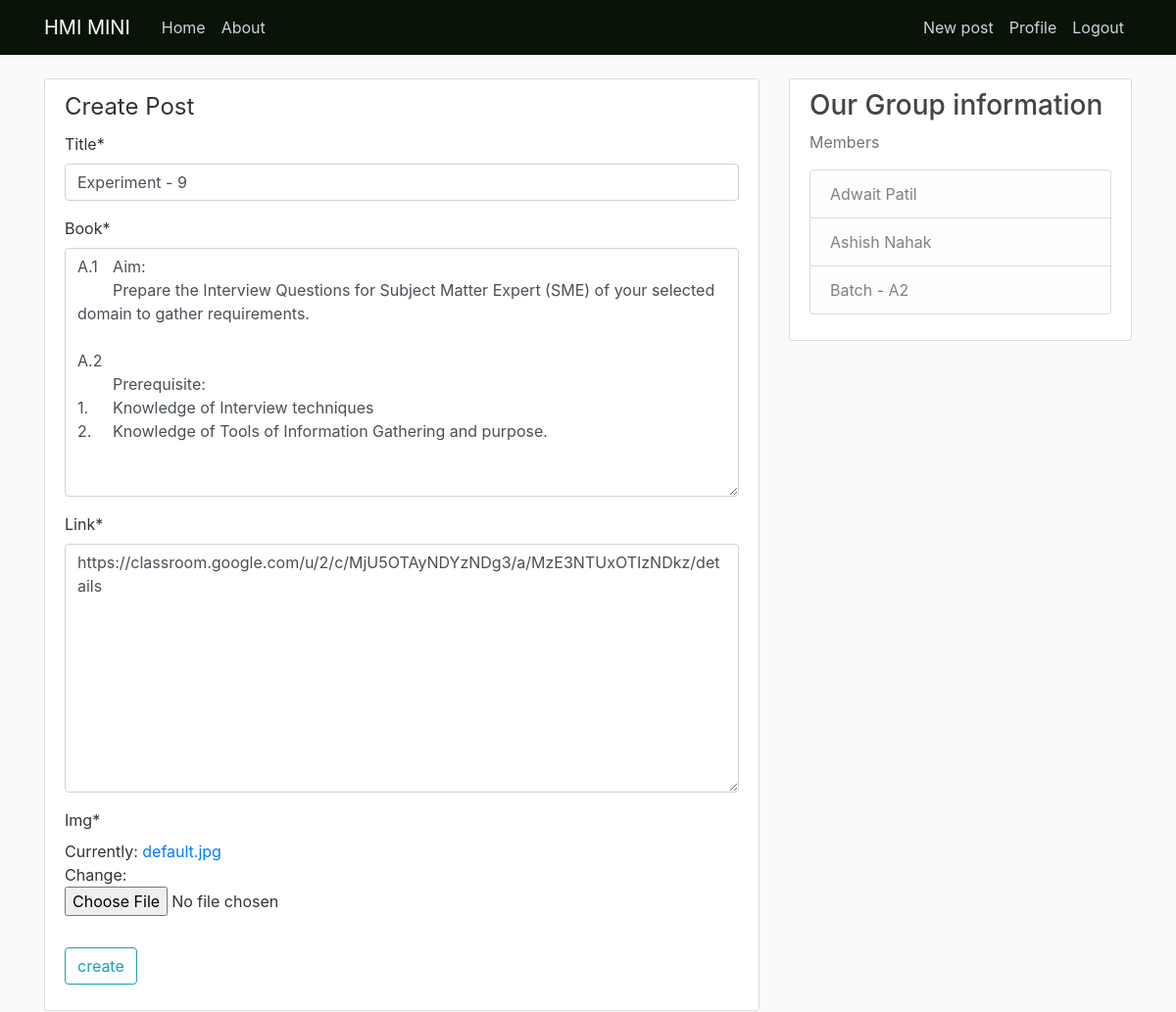
The app's page /post/21/update (signed in) with its own data.
### blog/models.py (models this page shows, shortened)
class Path(models.Model):
    title = models.CharField(max_length=100) #attributes = models.datatype(Constraints)
    Author = models.ForeignKey(User,on_delete=models.CASCADE)
    Book = models.TextField()
    date_posted = models.DateTimeField(default=timezone.now)
    link = models.TextField(default="")
    img = models.ImageField(default='default.jpg',upload_to='profile_pics')

### blog/views.py (the view, shortened to what this page needs)
# urls.py: path('post/<int:pk>/update',PostUpdateView.as_view(),name="post-update"),
class PostUpdateView(LoginRequiredMixin, UserPassesTestMixin, UpdateView):
     model = Path
     fields = ['title','Book','link','img']
     def test_func(self):
        post = self.get_object()
        if self.request.user == post.Author:
            return True
        return False

### blog/templates/blog/path_form.html (shortened to what this page needs)
{% extends "blog/base.html" %}
{% load crispy_forms_tags %}
{% block content %}
<div class="content-section">
    <form method="POST">
       <fieldset class="form-group">
           <legend>Create Post</legend>
           {{ form|crispy }}
        </fieldset>
       <div class="form-group">
            <button type="submit" class="btn btn-outline-info">create</button>
       </div>
    </form>
</div>
{% endblock content %}

### blog/static/blog/main.css (style rules this page uses)
body { background: #fafafa; color: #333333; margin-top: 5rem; }
.content-section { background: #ffffff; padding: 10px 20px; border: 1px solid #dddddd; border-radius: 3px; margin-bottom: 20px; }

### records on screen
Path: title "Experiment - 9", Book "A.1 Aim: Prepare the Interview Questions for Subject Matter Expert (SME) of your selected domain to gather requirements. A.2 Prerequisite: 1. Knowledge of Interview techniques 2. Knowledge of Tools of Information Gathering and purpose.", link "https://classroom.google.com/u/2/c/MjU5OTAyNDYzNDg3/a/MzE3NTUxOTIzNDkz/details"
